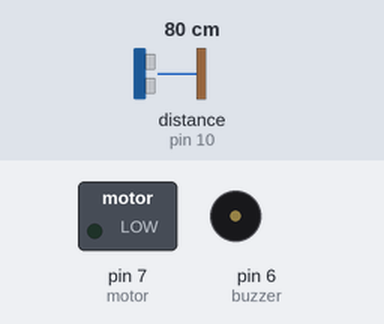
The sketch below on a simulated Arduino Uno, built with avr-gcc and run on an emulated ATmega328P. On the bench: switched loads named in the sketch (green lamp = pin HIGH), buzzer (waves = sounding, pin HIGH). Wiring (inferred from the names in the program): ultrasonic range finder: trigger pin 9; echo pin 10. The inputs (shaded band) are chosen by the test bench; at power-on: distance to the obstacle (sensor on pin 10) 80 cm. The echo pulse lasts 58.3 µs per cm; pins used as bus, display or sensor lines are not drawn; what the sketch prints to the serial monitor is not drawn.

Above: at 1.3 s.
1.4 s: distance to the obstacle (sensor on pin 10) set to 73 cm
2.9 s: distance to the obstacle (sensor on pin 10) set to 66 cm
At 3.9 s:
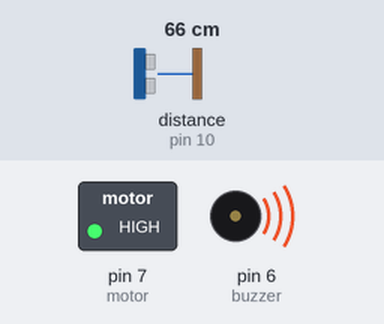
4.5 s: distance to the obstacle (sensor on pin 10) set to 120 cm
At 5.7 s:
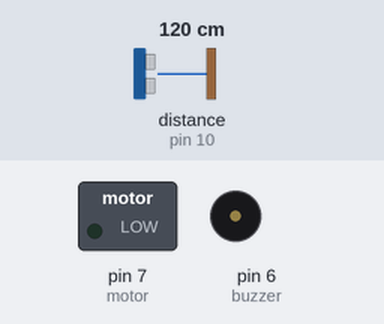
6.0 s: distance to the obstacle (sensor on pin 10) set to 75 cm
7.5 s: distance to the obstacle (sensor on pin 10) set to 66 cm
At 8.2 s:
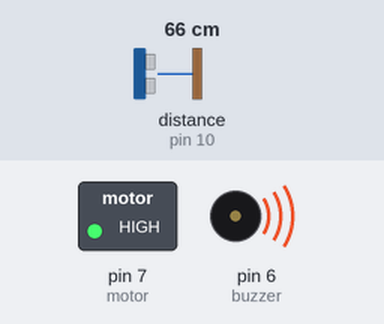
Timing chart, 0 to 10.0 s (numbered marks = the images above; inputs shaded):
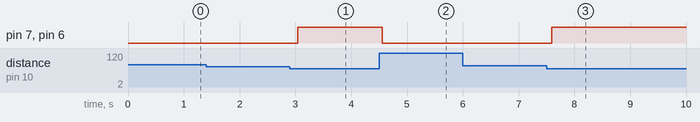

The sketch:

ultrasonic1.ino
```cpp
#include <SoftwareSerial.h>

#define trigPin 9
#define echoPin 10
#define motor 7
#define buzzer 6

void setup()
{
Serial.begin(9600);
pinMode(trigPin, OUTPUT);
pinMode(echoPin, INPUT);
pinMode(motor, OUTPUT);
pinMode(buzzer,OUTPUT);
}

void loop()
{ long duration, distance;
digitalWrite(trigPin, LOW);
delayMicroseconds(2);
digitalWrite(trigPin, HIGH);
delayMicroseconds(10);
digitalWrite(trigPin, LOW);

duration = pulseIn(echoPin, HIGH);
Serial.print ("duration ");
Serial.print (duration/2);
distance = (duration/2) / 29.1;
Serial.print ("  distance ");
Serial.print (distance);
Serial.println();

if (distance < 70) // Checking the distance, you can change the value
{
  Serial.print(distance);
digitalWrite(motor,HIGH); // When the the distance below 100cm
digitalWrite(buzzer,HIGH);
} else
{
digitalWrite(motor,LOW);// when greater than 100cm
digitalWrite(buzzer,LOW);
} delay(500);
}
```

Measured:
- the behaviour switches between 70 and 69 cm on distance to the obstacle (sensor on pin 10) (found by bisection; images 0 and 1)
- the behaviour switches between 71 and 70 cm on distance to the obstacle (sensor on pin 10) (found by bisection; images 2 and 3)
- after the input at 1.4 s, every drawn part: stays the same
- after the input at 2.9 s, pin 7 (motor), pin 6 (buzzer): LOW → HIGH after 0.14 s
- after the input at 4.5 s, pin 7 (motor), pin 6 (buzzer): HIGH → LOW after 0.06 s
- after the input at 6.0 s, every drawn part: stays the same
- after the input at 7.5 s, pin 7 (motor), pin 6 (buzzer): LOW → HIGH after 0.09 s
